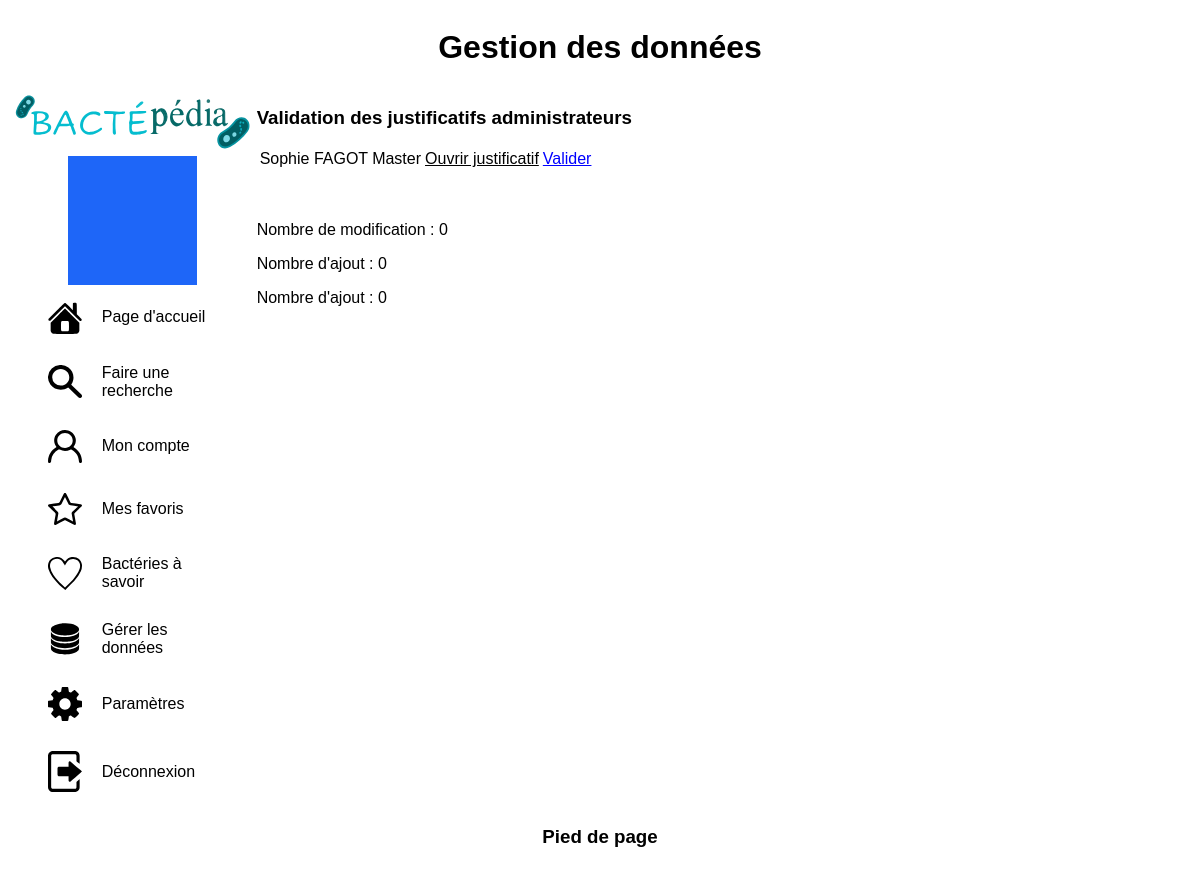
Page /page/adminPage.php (signed in) on the committed database.
### tables this page shows
CREATE TABLE bcp__user(
    id_user INTEGER PRIMARY KEY AUTO_INCREMENT NOT NULL,
    nom_user VARCHAR(50) NOT NULL,
    prenom_user VARCHAR(50) NOT NULL,
    ddn_user DATE NOT NULL,
    email_user VARCHAR(255) NOT NULL,
    password_user TEXT NOT NULL,
    lienInternePhoto_user TEXT NULL,
    estProfessionnel_user BOOLEAN NOT NULL,
    nom_typeEtude VARCHAR(255) NULL,
    lienInterneJustificatif_user TEXT NULL,
    justificatifValide_user BOOLEAN NULL,
    emailValide_user BOOLEAN NOT NULL,
    NbModification_user INTEGER NULL,
    NbSuppression_user INTEGER NULL,
    NbAjout_user INTEGER NULL
);

### function/function.php (called while the page is built, shortened)
<?php
function justificatifNonValide(){
    $bdd = connect();
    $query = $bdd->prepare('SELECT * FROM bcp__user WHERE justificatifValide_user = 0');
    $query->execute();
    return $query->fetchAll();
}

### page/adminPage.php (the view, shortened to what this page needs)
<?php
require_once '../function/function.php';
$justif = justificatifNonValide();
$bdd = connect();
$stat = $bdd->prepare('SELECT NbModification_user, NbSuppression_user, NbAjout_user FROM bcp__user WHERE id_user = :idUser;');
$stat->execute([
    'idUser' => $_SESSION['idUser']
]);
$resultatStat = $stat->fetchAll(PDO::FETCH_ASSOC);
require_once '../elements/header.php';
require_once '../elements/nav.php';
?>
<div class="contenu">
    <div>
        <h3>Validation des justificatifs administrateurs</h3>
        <table>
        <?php
        if (!empty($justif)){
            foreach ($justif as $ligne) {
                echo <<<HTML
                    <tr>
                    <td><p>{$ligne['prenom_user']} {$ligne['nom_user']}</p></td>
                    <td><p>{$ligne['nom_typeEtude']}</p></td>
                    <td><a href="../{$ligne['lienInterneJustificatif_user']}" target="_blank">Ouvrir justificatif</a></td>
                    <td><a href="adminPage.php?valid={$ligne['id_user']}" style="color: blue">Valider</a></td>
                    </tr>
HTML;
            }
        } else {
                echo message("Aucuns justificatifs administrateur à valider.", "msg-success");
            }
        ?>
        </table>
    </div>
    <div style="margin: 50px 0;">
        <p>Nombre de modification : <?= $resultatStat[0]['NbModification_user'] ?></p>
        <p>Nombre d'ajout : <?= $resultatStat[0]['NbAjout_user'] ?></p>
        <p>Nombre d'ajout : <?= $resultatStat[0]['NbSuppression_user'] ?></p>
    </div>
</div>
<?php
require_once '../elements/footer.php';
?>

### style/superstyle.css (style rules this page uses)
* { box-sizing: border-box; font-family: "Arial"; }
a { color: black; }
.contenu { width: 79%; }

### rows in the picture
bcp__user: prenom_user "Sophie", nom_user "FAGOT", nom_typeEtude "Master"
bcp__user: NbModification_user "0", NbAjout_user "0", NbSuppression_user "0"

### other values in the picture
$titrePage "Gestion des données"
